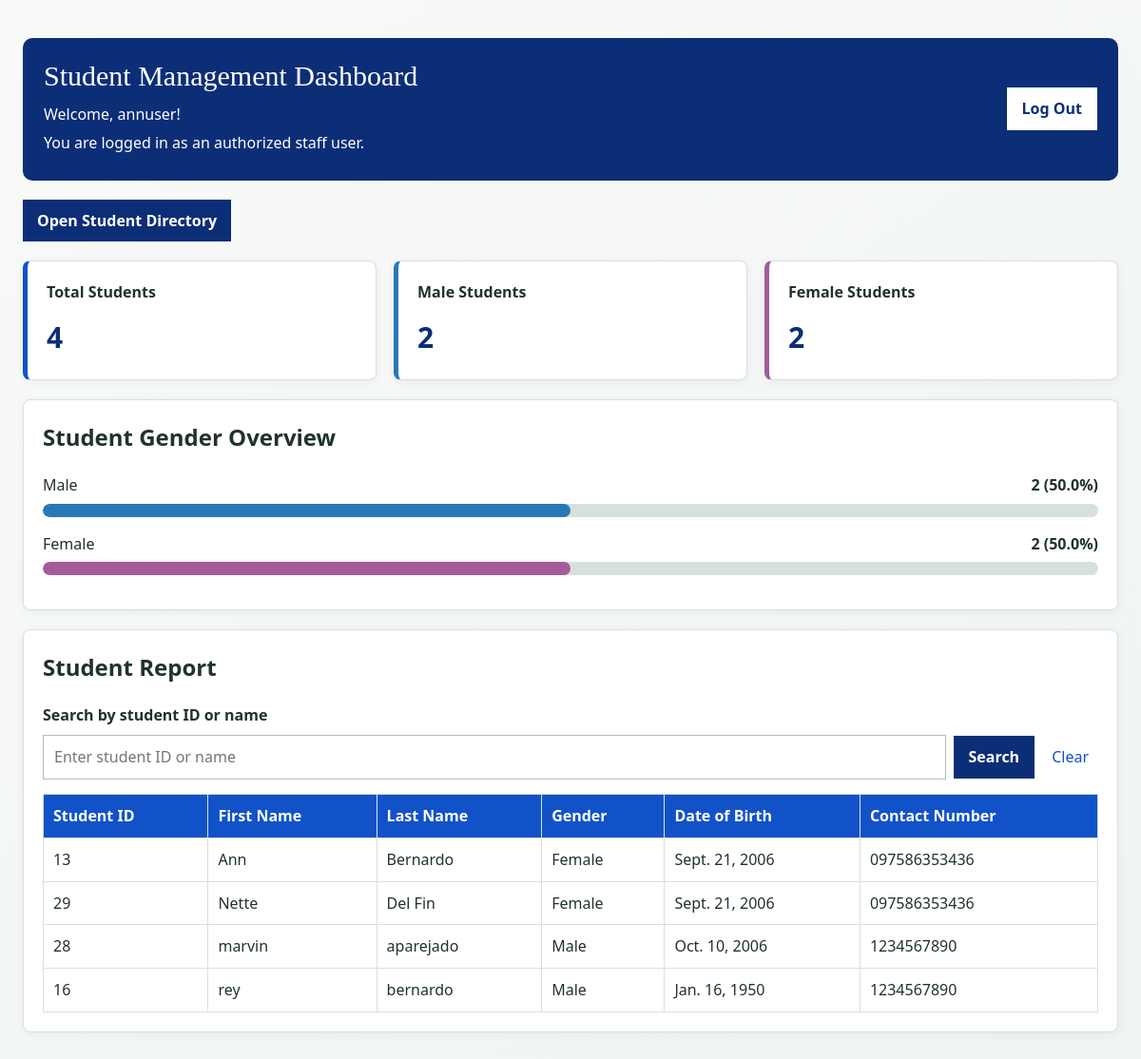
The page /registration/dashboard/ (signed in) on the database as committed earlier.
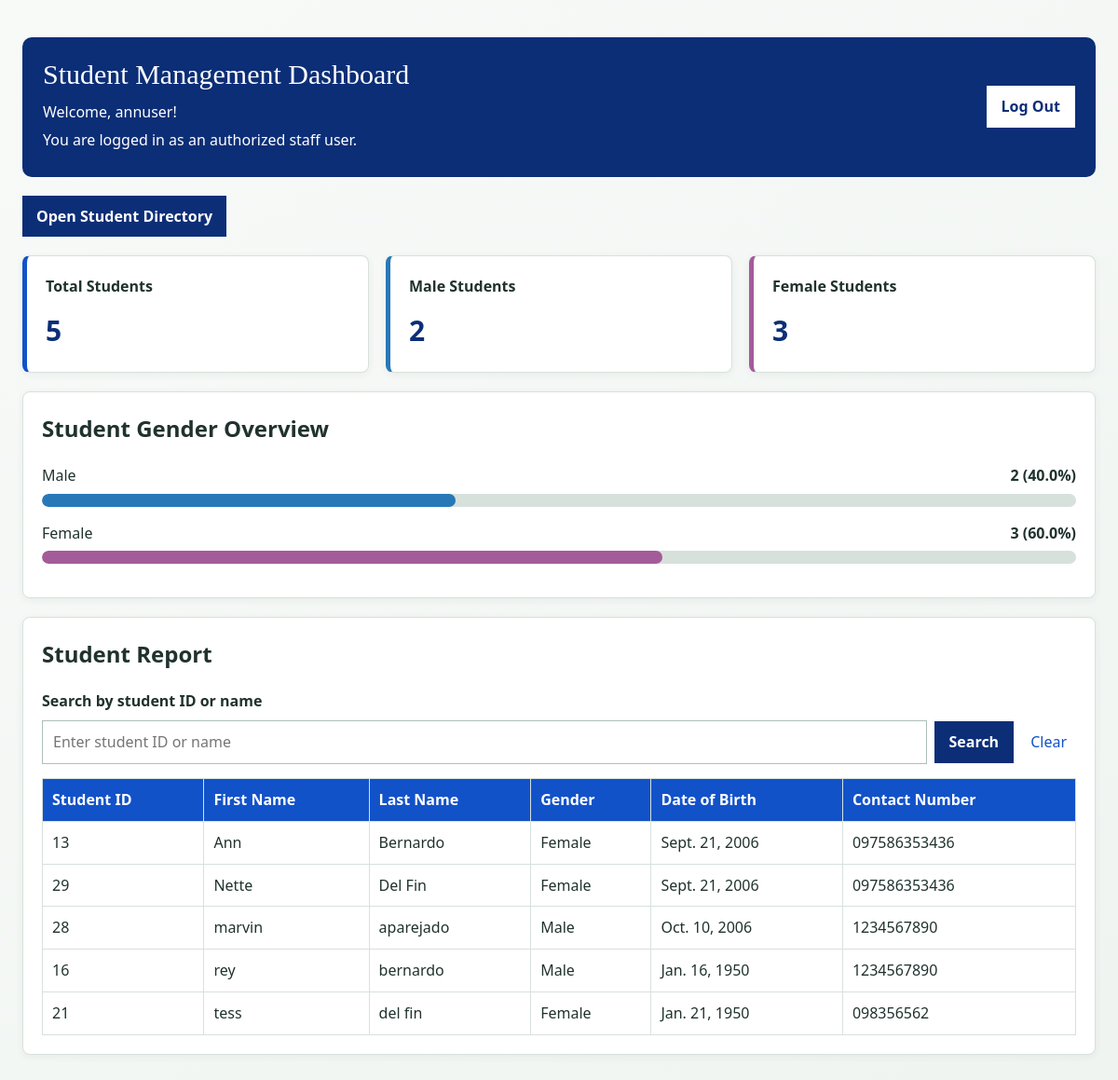
The same page on the database as committed later.
### registration/models.py (models this page shows, shortened)
class Student(models.Model):
    GENDER_CHOICES = [
        ('Male', 'Male'),
        ('Female', 'Female'),
        ('Other', 'Other'),
    ]
    student_id = models.CharField(
        max_length=20,
        unique=True
    )
    first_name = models.CharField(
        max_length=100
    )
    last_name = models.CharField(
        max_length=100
    )
    gender = models.CharField(
        max_length=10,
        choices=GENDER_CHOICES
    )
    date_of_birth = models.DateField()
    contact_number = models.CharField(
        max_length=20
    )

### registration/views.py (the view)
# urls.py: path('dashboard/', views.staff_dashboard, name='staff_dashboard'),
@user_passes_test(staff_check, login_url='login')
def staff_dashboard(request):
    total_students = Student.objects.count()
    male_students = Student.objects.filter(gender='Male').count()
    female_students = Student.objects.filter(gender='Female').count()
    male_percent = male_students / total_students * 100 if total_students else 0
    female_percent = female_students / total_students * 100 if total_students else 0
    query = request.GET.get('q', '').strip()
    students = Student.objects.all().order_by('last_name', 'first_name')
    if query:
        students = students.filter(
            Q(student_id__icontains=query) |
            Q(first_name__icontains=query) |
            Q(last_name__icontains=query)
        )
    return render(
        request,
        'registration/dashboard.html',
        {
            'total_students': total_students,
            'male_students': male_students,
            'female_students': female_students,
            'male_percent': male_percent,
            'female_percent': female_percent,
            'students': students,
            'query': query,
        },
    )

### registration/views.py (called while the page is built)
def staff_check(user):
    return user.is_authenticated and user.is_staff

### registration/templates/registration/dashboard.html (shortened to what this page needs)
{% load static %}
<!DOCTYPE html>
<html lang="en">
<head>
    <link rel="stylesheet" href="{% static 'registration/style.css' %}">
</head>
<body>
    <main class="dashboard-container">
        <header class="dashboard-header">
            <div>
                <h1>Student Management Dashboard</h1>
                <p>Welcome, {{ request.user.username }}!</p>
                <p>You are logged in as an authorized staff user.</p>
            </div>
            <form method="post" action="{% url 'logout' %}">
                <button type="submit">Log Out</button>
            </form>
        </header>
        <section class="dashboard-actions">
            <a class="directory-link" href="{% url 'student_list' %}">
                Open Student Directory
            </a>
        </section>
        <section class="summary-grid" aria-label="Student summary">
            <article class="summary-card total-card">
                <h2>Total Students</h2>
                <p class="summary-number">{{ total_students }}</p>
            </article>
            <article class="summary-card male-card">
                <h2>Male Students</h2>
                <p class="summary-number">{{ male_students }}</p>
            </article>
            <article class="summary-card female-card">
                <h2>Female Students</h2>
                <p class="summary-number">{{ female_students }}</p>
            </article>
        </section>
        <section class="report-section">
            <h2>Student Gender Overview</h2>
            <div class="gender-row">
                <div class="gender-label">
                    <span>Male</span>
                    <strong>{{ male_students }} ({{ male_percent|floatformat:1 }}%)</strong>
                </div>
                <div class="bar-track">
                    <div class="bar-fill male-bar" style="width: {{ male_percent }}%;"></div>
                </div>
            </div>
            <div class="gender-row">
                <div class="gender-label">
                    <span>Female</span>
                    <strong>{{ female_students }} ({{ female_percent|floatformat:1 }}%)</strong>
                </div>
                <div class="bar-track">
                    <div class="bar-fill female-bar" style="width: {{ female_percent }}%;"></div>
                </div>
            </div>
        </section>
        <section class="report-section">
            <h2>Student Report</h2>
            <form method="get" action="{% url 'staff_dashboard' %}" class="search-form">
                <label for="student-search">Search by student ID or name</label>
                <input
                    type="search"
                    id="student-search"
                    name="q"
                    value="{{ query }}"
                    placeholder="Enter student ID or name"
                >
                <button type="submit">Search</button>
                <a class="clear-search" href="{% url 'staff_dashboard' %}">Clear</a>
            </form>
            <div class="table-wrapper">
                <table>
                    <thead>
                        <tr>
                            <th>Student ID</th>
                            <th>First Name</th>
                            <th>Last Name</th>
                            <th>Gender</th>
                            <th>Date of Birth</th>
                            <th>Contact Number</th>
                        </tr>
                    </thead>
                    <tbody>
                        {% for student in students %}
                            <tr>
                                <td>{{ student.student_id }}</td>
                                <td>{{ student.first_name }}</td>
                                <td>{{ student.last_name }}</td>
                                <td>{{ student.gender }}</td>
                                <td>{{ student.date_of_birth }}</td>
                                <td>{{ student.contact_number }}</td>
                            </tr>
                        {% empty %}
                            <tr>
                                <td colspan="6" class="empty-message">
                                    No student records found.
                                </td>
                            </tr>
                        {% endfor %}
                    </tbody>
                </table>
            </div>
        </section>
    </main>
</body>
</html>

### registration/static/registration/style.css (style rules this page uses)
:root { color-scheme: light; --page: #eff4f1; --surface: #fff; --ink: #20322e; --muted: #64746f; --line: #d7e1dc; --accent: #0c2e77; --accent-dark: #1252c9; --danger: #a53d35; }
* { box-sizing: border-box; }
body { min-height: 100vh; margin: 0; padding: 40px 24px; background: linear-gradient(145deg, #f8faf8, var(--page)); color: var(--ink); font-family: "Trebuchet MS", "Segoe UI", sans-serif; line-height: 1.55; }
h1 { margin: 0 0 20px; color: var(--ink); font-family: Georgia, "Times New Roman", serif; font-size: 30px; font-weight: 500; line-height: 1.2; }
a { color: var(--accent-dark); text-decoration: none; }
.button, button { display: inline-flex; min-height: 42px; align-items: center; justify-content: center; padding: 9px 15px; border: 1px solid var(--accent); background: var(--accent); color: #fff; font: inherit; font-weight: 700; text-decoration: none; cursor: pointer; }
input, select, textarea { width: 100%; max-width: 100%; padding: 10px 11px; border: 1px solid #adbfba; background: var(--surface); color: var(--ink); font: inherit; }
table { width: 100%; border-collapse: collapse; background: var(--surface); }
th { background: var(--accent-dark); color: #fff; text-align: left; }
th, td { padding: 10px; border: 1px solid var(--line); }
.dashboard-container { width: min(100%, 1200px); margin: 0 auto; }
.dashboard-header { display: flex; align-items: center; justify-content: space-between; gap: 24px; padding: 22px; border-radius: 10px; background: var(--accent); color: #fff; }
.dashboard-header h1 { margin: 0 0 10px; color: #fff; }
.dashboard-header p { margin: 5px 0; }
.dashboard-header button { flex: 0 0 auto; border-color: #fff; background: #fff; color: var(--accent); }
.dashboard-actions { margin: 20px 0; }
.directory-link { display: inline-block; padding: 10px 15px; background: var(--accent); color: #fff; font-weight: 700; }
.summary-grid { display: grid; grid-template-columns: repeat(3, minmax(0, 1fr)); gap: 18px; margin: 20px 0; }
.summary-card, .report-section { padding: 20px; border: 1px solid var(--line); border-radius: 8px; background: var(--surface); box-shadow: 0 2px 8px rgb(32 50 46 / 6%); }
.summary-card { border-left: 5px solid var(--accent-dark); }
.male-card { border-left-color: #2878b8; }
.female-card { border-left-color: #a45b9a; }
.summary-card h2 { margin: 0 0 12px; font-size: 16px; }
.summary-number { margin: 0; color: var(--accent); font-size: 30px; font-weight: 700; }
.report-section { margin: 20px 0; }
.report-section h2 { margin-top: 0; }
.gender-row { margin: 16px 0; }
.gender-label { display: flex; justify-content: space-between; gap: 12px; margin-bottom: 7px; }
.bar-track { height: 14px; overflow: hidden; border-radius: 10px; background: var(--line); }
.bar-fill { height: 100%; border-radius: inherit; }
.male-bar { background: #2878b8; }
.female-bar { background: #a45b9a; }
.search-form { display: flex; flex-wrap: wrap; align-items: center; gap: 8px; margin: 15px 0; }
.search-form label { width: 100%; font-weight: 700; }
.search-form input { min-width: 220px; flex: 1; }
.clear-search { padding: 8px 10px; }
.table-wrapper { width: 100%; overflow-x: auto; }
.table-wrapper table { min-width: 700px; }

Rows that differ between the two databases and show on the page:
added Student: student_id "21", first_name "tess", last_name "del fin", gender "Female", date_of_birth "Jan. 21, 1950", contact_number "098356562"
Other text that changed with them:
{{ total_students }}: "4" → "5"
{{ female_students }}: "2" → "3"
{{ male_percent|floatformat:1 }}: "50.0" → "40.0"
{{ male_percent }}: 50.0 → 40.0 (drawn)
{{ female_percent|floatformat:1 }}: "50.0" → "60.0"
{{ female_percent }}: 50.0 → 60.0 (drawn)
